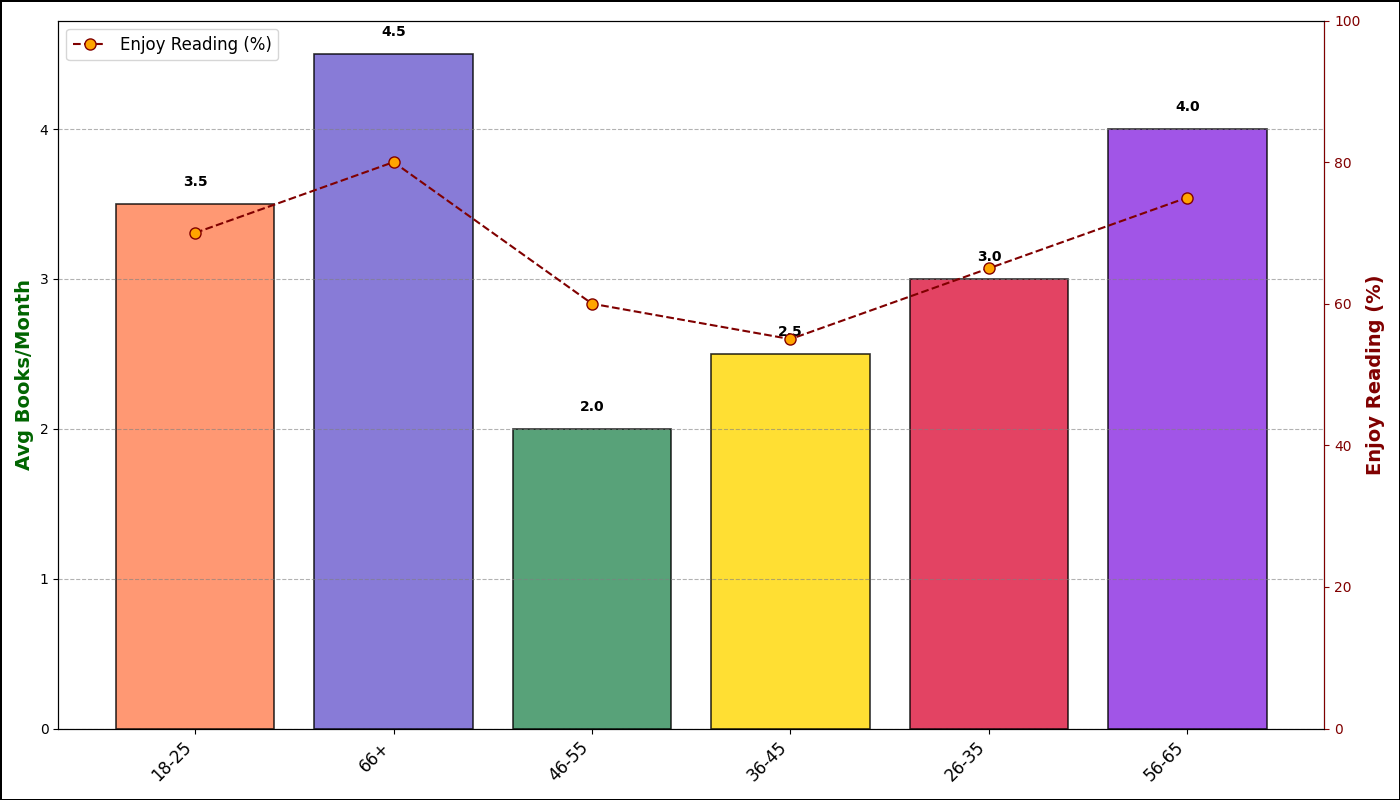

Write Python code to recreate this figure.
import matplotlib.pyplot as plt
import numpy as np

age_groups = ['18-25', '66+', '46-55', '36-45', '26-35', '56-65']
avg_books_read = [3.5, 4.5, 2, 2.5, 3, 4]
enjoy_reading_percentages = [70, 80, 60, 55, 65, 75]

# Manually reordering the arrays
positions = np.arange(len(age_groups))

fig, ax1 = plt.subplots(figsize=(14, 8))

bar_colors = ['#FF7F50', '#6A5ACD', '#2E8B57', '#FFD700', '#DC143C', '#8A2BE2']
bars = ax1.bar(positions, avg_books_read, color=bar_colors, alpha=0.8, edgecolor='black', linewidth=1.2)

ax1.set_xticks(positions)
ax1.set_xticklabels(age_groups, fontsize=12, rotation=45, ha='right')
ax1.set_ylabel('Avg Books/Month', fontsize=14, color='darkgreen', fontweight='bold')
ax1.yaxis.grid(True, linestyle='--', color='grey', alpha=0.6)

ax2 = ax1.twinx()
ax2.set_ylabel('Enjoy Reading (%)', fontsize=14, color='maroon', fontweight='bold')
ax2.plot(positions, enjoy_reading_percentages, color='maroon', linestyle='--', marker='o', markersize=8, markerfacecolor='orange')
ax2.set_ylim(0, 100)
ax2.tick_params(axis='y', colors='maroon')
ax2.spines['right'].set_color('maroon')

for bar, value in zip(bars, avg_books_read):
    ax1.text(bar.get_x() + bar.get_width() / 2, value + 0.1, f'{value:.1f}', ha='center', va='bottom', fontweight='bold', fontsize=10)

ax2.legend(['Enjoy Reading (%)'], loc='upper left', fontsize=12)

plt.gcf().patch.set_edgecolor('black')
plt.gcf().patch.set_linewidth(2)

plt.tight_layout()
plt.show()
